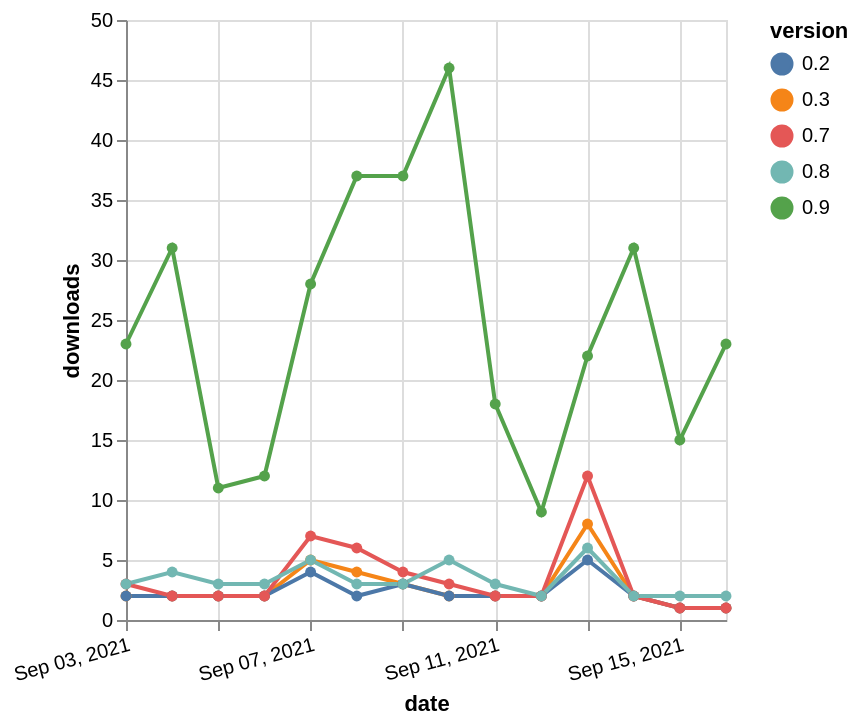

The specification (Vega-Lite) saved for this image:
### Vega-Lite specification from a JSON file in a GitHub repository (floating-point values rounded to 4 significant figures)
{"$schema": "https://vega.github.io/schema/vega-lite/v5.json", "description": "A simple bar chart with embedded data.", "data": {"values": [{"date": "2021-09-03", "total": 4005, "delta": 2, "version": "0.3"}, {"date": "2021-09-04", "total": 4007, "delta": 2, "version": "0.3"}, {"date": "2021-09-05", "total": 4009, "delta": 2, "version": "0.3"}, {"date": "2021-09-06", "total": 4011, "delta": 2, "version": "0.3"}, {"date": "2021-09-07", "total": 4016, "delta": 5, "version": "0.3"}, {"date": "2021-09-08", "total": 4020, "delta": 4, "version": "0.3"}, {"date": "2021-09-09", "total": 4023, "delta": 3, "version": "0.3"}, {"date": "2021-09-10", "total": 4025, "delta": 2, "version": "0.3"}, {"date": "2021-09-11", "total": 4027, "delta": 2, "version": "0.3"}, {"date": "2021-09-12", "total": 4029, "delta": 2, "version": "0.3"}, {"date": "2021-09-13", "total": 4037, "delta": 8, "version": "0.3"}, {"date": "2021-09-14", "total": 4039, "delta": 2, "version": "0.3"}, {"date": "2021-09-15", "total": 4040, "delta": 1, "version": "0.3"}, {"date": "2021-09-16", "total": 4041, "delta": 1, "version": "0.3"}, {"date": "2021-09-03", "total": 27313, "delta": 23, "version": "0.9"}, {"date": "2021-09-04", "total": 27344, "delta": 31, "version": "0.9"}, {"date": "2021-09-05", "total": 27355, "delta": 11, "version": "0.9"}, {"date": "2021-09-06", "total": 27367, "delta": 12, "version": "0.9"}, {"date": "2021-09-07", "total": 27395, "delta": 28, "version": "0.9"}, {"date": "2021-09-08", "total": 27432, "delta": 37, "version": "0.9"}, {"date": "2021-09-09", "total": 27469, "delta": 37, "version": "0.9"}, {"date": "2021-09-10", "total": 27515, "delta": 46, "version": "0.9"}, {"date": "2021-09-11", "total": 27533, "delta": 18, "version": "0.9"}, {"date": "2021-09-12", "total": 27542, "delta": 9, "version": "0.9"}, {"date": "2021-09-13", "total": 27564, "delta": 22, "version": "0.9"}, {"date": "2021-09-14", "total": 27595, "delta": 31, "version": "0.9"}, {"date": "2021-09-15", "total": 27610, "delta": 15, "version": "0.9"}, {"date": "2021-09-16", "total": 27633, "delta": 23, "version": "0.9"}, {"date": "2021-09-03", "total": 3147, "delta": 2, "version": "0.2"}, {"date": "2021-09-04", "total": 3149, "delta": 2, "version": "0.2"}, {"date": "2021-09-05", "total": 3151, "delta": 2, "version": "0.2"}, {"date": "2021-09-06", "total": 3153, "delta": 2, "version": "0.2"}, {"date": "2021-09-07", "total": 3157, "delta": 4, "version": "0.2"}, {"date": "2021-09-08", "total": 3159, "delta": 2, "version": "0.2"}, {"date": "2021-09-09", "total": 3162, "delta": 3, "version": "0.2"}, {"date": "2021-09-10", "total": 3164, "delta": 2, "version": "0.2"}, {"date": "2021-09-11", "total": 3166, "delta": 2, "version": "0.2"}, {"date": "2021-09-12", "total": 3168, "delta": 2, "version": "0.2"}, {"date": "2021-09-13", "total": 3173, "delta": 5, "version": "0.2"}, {"date": "2021-09-14", "total": 3175, "delta": 2, "version": "0.2"}, {"date": "2021-09-15", "total": 3176, "delta": 1, "version": "0.2"}, {"date": "2021-09-16", "total": 3177, "delta": 1, "version": "0.2"}, {"date": "2021-09-03", "total": 6925, "delta": 3, "version": "0.7"}, {"date": "2021-09-04", "total": 6927, "delta": 2, "version": "0.7"}, {"date": "2021-09-05", "total": 6929, "delta": 2, "version": "0.7"}, {"date": "2021-09-06", "total": 6931, "delta": 2, "version": "0.7"}, {"date": "2021-09-07", "total": 6938, "delta": 7, "version": "0.7"}, {"date": "2021-09-08", "total": 6944, "delta": 6, "version": "0.7"}, {"date": "2021-09-09", "total": 6948, "delta": 4, "version": "0.7"}, {"date": "2021-09-10", "total": 6951, "delta": 3, "version": "0.7"}, {"date": "2021-09-11", "total": 6953, "delta": 2, "version": "0.7"}, {"date": "2021-09-12", "total": 6955, "delta": 2, "version": "0.7"}, {"date": "2021-09-13", "total": 6967, "delta": 12, "version": "0.7"}, {"date": "2021-09-14", "total": 6969, "delta": 2, "version": "0.7"}, {"date": "2021-09-15", "total": 6970, "delta": 1, "version": "0.7"}, {"date": "2021-09-16", "total": 6971, "delta": 1, "version": "0.7"}, {"date": "2021-09-03", "total": 6571, "delta": 3, "version": "0.8"}, {"date": "2021-09-04", "total": 6575, "delta": 4, "version": "0.8"}, {"date": "2021-09-05", "total": 6578, "delta": 3, "version": "0.8"}, {"date": "2021-09-06", "total": 6581, "delta": 3, "version": "0.8"}, {"date": "2021-09-07", "total": 6586, "delta": 5, "version": "0.8"}, {"date": "2021-09-08", "total": 6589, "delta": 3, "version": "0.8"}, {"date": "2021-09-09", "total": 6592, "delta": 3, "version": "0.8"}, {"date": "2021-09-10", "total": 6597, "delta": 5, "version": "0.8"}, {"date": "2021-09-11", "total": 6600, "delta": 3, "version": "0.8"}, {"date": "2021-09-12", "total": 6602, "delta": 2, "version": "0.8"}, {"date": "2021-09-13", "total": 6608, "delta": 6, "version": "0.8"}, {"date": "2021-09-14", "total": 6610, "delta": 2, "version": "0.8"}, {"date": "2021-09-15", "total": 6612, "delta": 2, "version": "0.8"}, {"date": "2021-09-16", "total": 6614, "delta": 2, "version": "0.8"}]}, "width": "container", "mark": {"type": "line", "point": {"filled": true}}, "encoding": {"x": {"field": "date", "type": "temporal", "timeUnit": "yearmonthdate", "title": "date", "axis": {"labelAngle": -15}}, "y": {"field": "delta", "type": "quantitative", "title": "downloads"}, "color": {"field": "version", "type": "nominal"}, "tooltip": {"field": "delta"}}}
